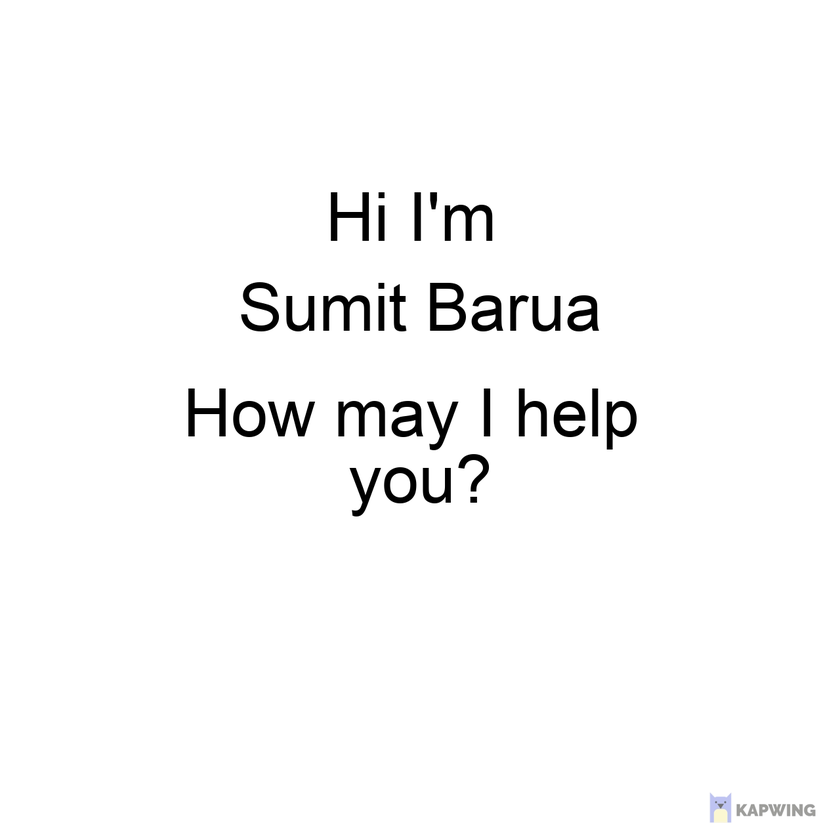
#> input picture testimage_3.png, 840 x 840 px, shrunk from 1280 x 1280 before the run
$ python test.py
#> lines starting #> are read from the running program, lines starting #| are printed output that depends on the picture; after the words box and inside, x2 and y2 are one past the last pixel; in counts of white or black regions, pixels touching at a corner belong together
"""
This program is to see how OCR works by implementing basic
program
Courtesy:   1. https://www.youtube.com/watch?v=ZVKaWPW9oQY
            2. https://www.youtube.com/watch?v=9nUNPrvCFAE&t=660s

"""

# For visualization import opencv
# import cv2
# For OCR processing import easyocr
# import easyocr
# from matplotlib import pyplot as plt
# import numpy as np

# IMAGE_PATH = 'testimage_5.png'

# reader = easyocr.Reader(['en'], gpu=False)
# result = reader.readtext(IMAGE_PATH)

# The result will be visualized as a list

# print (result)

# For testimage.png
# [([[21, 56], [281, 56], [281, 95], [21, 95]], 'Testing Tesseract OCR', 0.9993061633177647)]
# For testimage_2.png
# [([[49, 20], [454, 20], [454, 92], [49, 92]], 'Tesseract Will', 0.901809384557269),
# ([[21, 83], [480, 83], [480, 175], [21, 175]], 'Fail With Noisy', 0.9301844122249241),
# ([[52, 158], [447, 158], [447, 244], [52, 244]], 'Backgrounds', 0.8528807132538547)]

"""
The first 4 things are the coordinates of the text
And, the last one is the confidence level

"""

"""
# For visualizing as image with single line we will use top-left and bottom-right coordinates
top_left = tuple(result[0][0][0])
bottom_right = tuple(result[0][0][2])
text = result[0][1]
font = cv2.FONT_HERSHEY_COMPLEX

img = cv2.imread(IMAGE_PATH)
# For drwaing rectangle around the text
img = cv2.rectangle(img, top_left, bottom_right, (0,255,0), 2)
# For showing the text on top-left corner
img = cv2.putText(img, text, top_left, font, .5, (243,15,15),1, cv2.LINE_AA)
plt.imshow(img)
plt.show()

"""

# [17 lines of commented-out code are left out]

import cv2
import pytesseract

def ocr_core(img):
    text = pytesseract.image_to_string(img)
    return text

img = cv2.imread('testimage_3.png')
#> img is the input picture: shape (840, 840, 3); mean B, G, R 249.1, 249.1, 249.1

def get_grayscale(image):
    return cv2.cvtColor(image, cv2.COLOR_BGR2GRAY)

def remove_noise(image):
    return cv2.medianBlur(image, 5)

def thresholding(image):
    return cv2.threshold(image, 0, 255, cv2.THRESH_BINARY + cv2.THRESH_OTSU)[1]
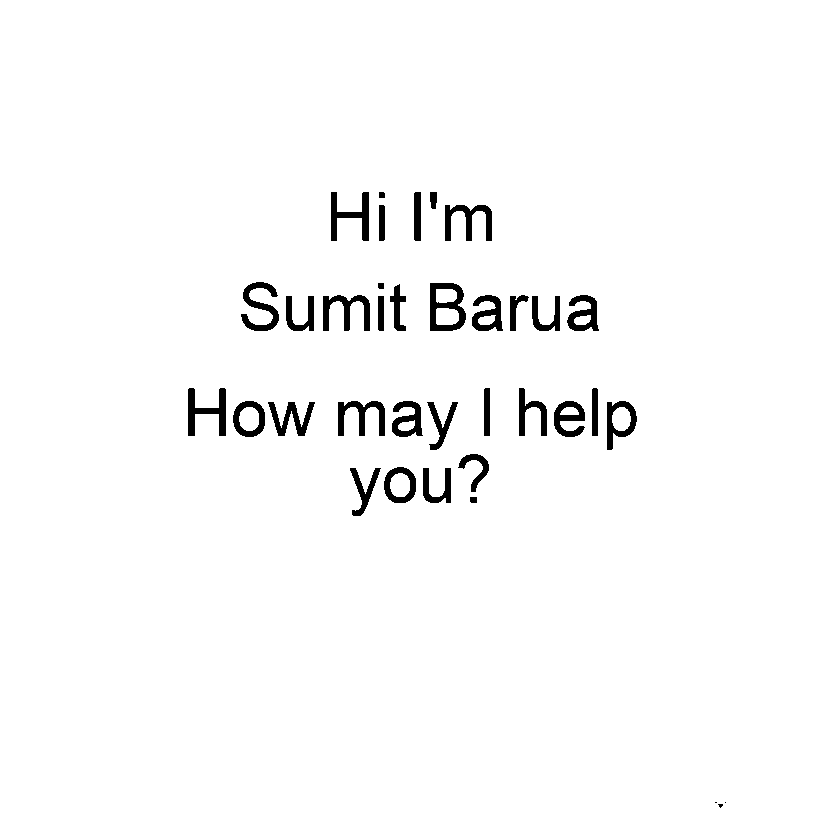
#> returned value: shape (840, 840); 97.7% white; 36 black regions (3 under 20 px), largest, box (x1, y1, x2, y2) and area: (430, 283, 466, 331) 926, (188, 388, 226, 436) 812, (445, 205, 492, 241) 791

img = get_grayscale(img)
img = thresholding(img)
img = remove_noise(img)
#> in remove_noise, `return cv2.medianBlur(image, 5)`:
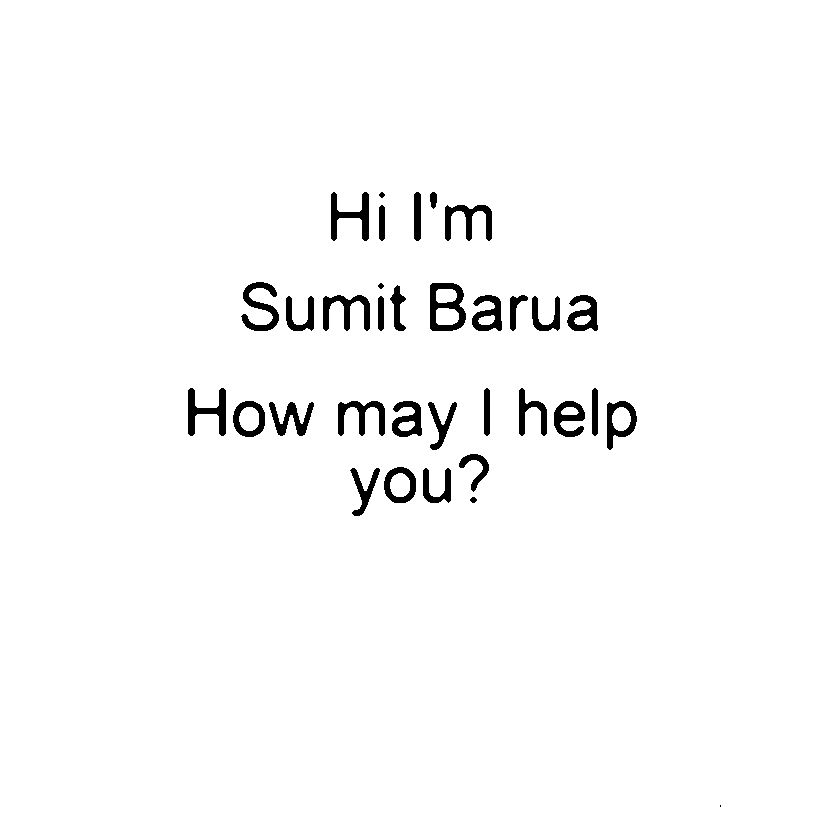
#> returned value: shape (840, 840); 97.7% white; 34 black regions (1 under 20 px), largest, box (x1, y1, x2, y2) and area: (430, 283, 466, 331) 937, (188, 388, 226, 436) 804, (445, 205, 492, 241) 778

print(ocr_core(img))
#> (the call stopped at in ocr_core, `text = pytesseract.image_to_string(img)`: pytesseract is not available in this run)
print(type(ocr_core(img)))
#> (the call stopped at in ocr_core, `text = pytesseract.image_to_string(img)`: pytesseract is not available in this run)

$ run again, with testimage_5.png copied over testimage_3.png
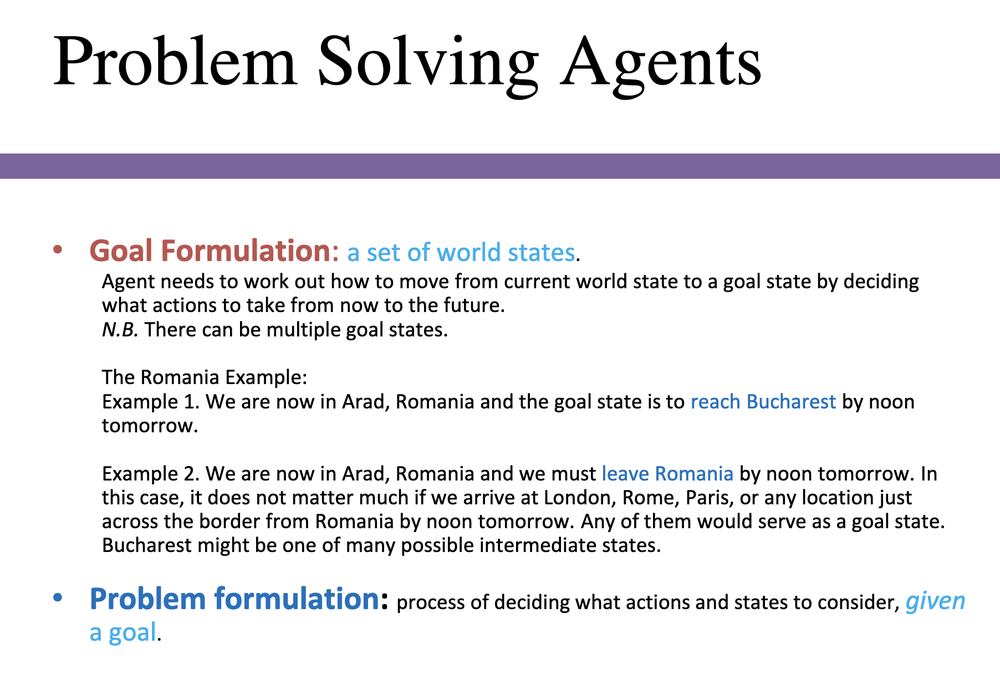
#> input picture testimage_5.png, 1000 x 685 px, shrunk from 1804 x 1236 before the run
#> img is the input picture: shape (685, 1000, 3); mean B, G, R 236.9, 234.2, 234.6
#> in thresholding, `return cv2.threshold(image, 0, 255, cv2.THRESH_BINARY + cv2.THRESH_OTS..`:
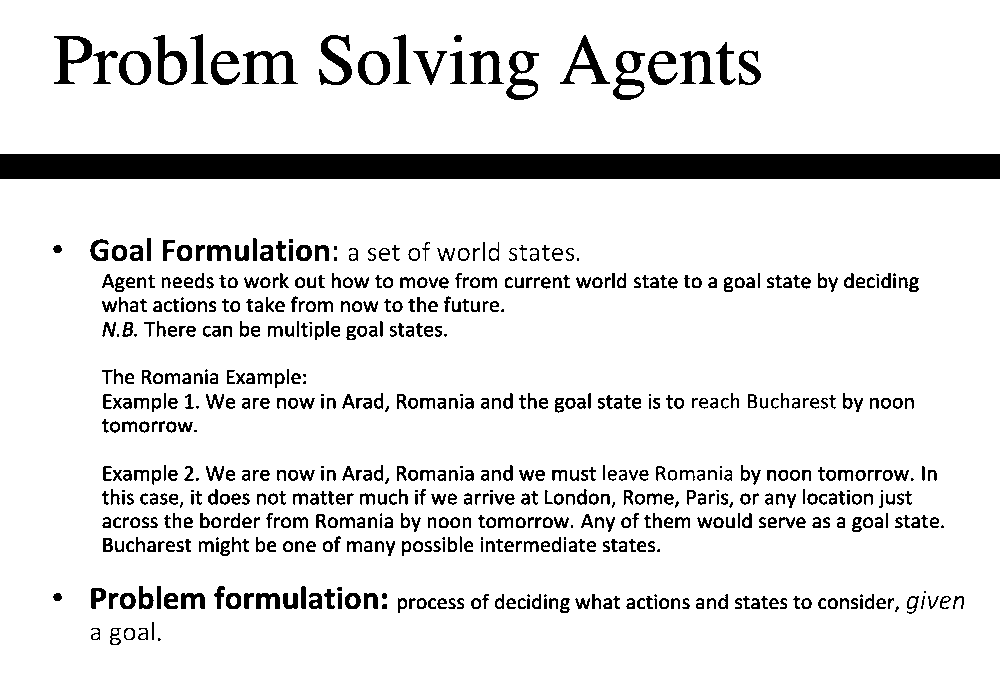
#> returned value: shape (685, 1000); 89.4% white; 674 black regions (54 under 20 px), largest, box (x1, y1, x2, y2) and area: (0, 154, 1000, 179) 25000, (242, 51, 298, 84) 800, (54, 36, 92, 84) 721
#> in remove_noise, `return cv2.medianBlur(image, 5)`:
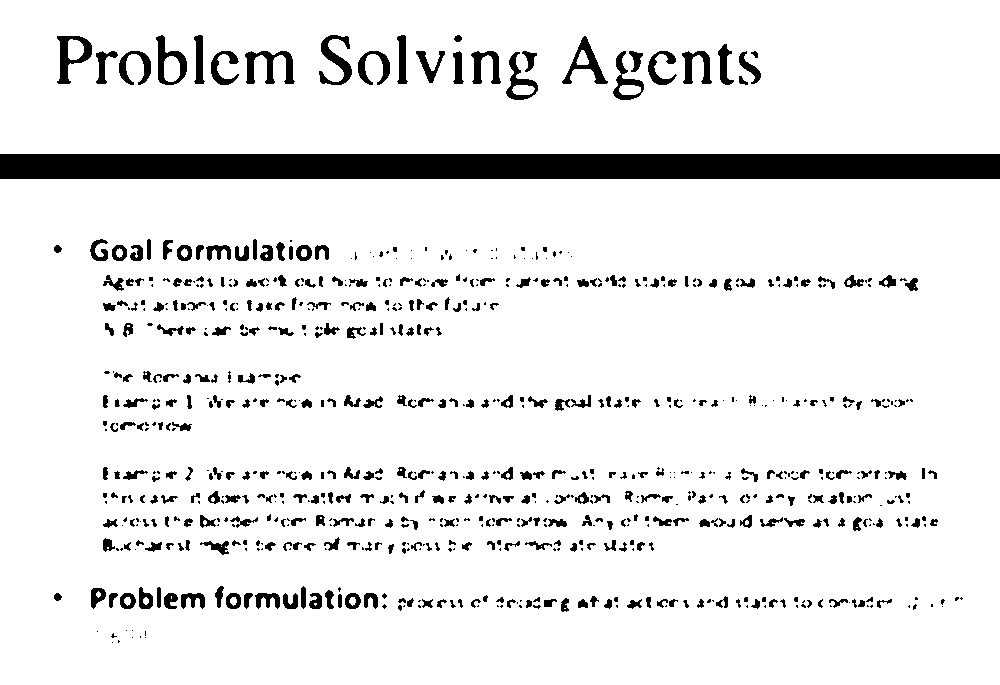
#> returned value: shape (685, 1000); 91.3% white; 798 black regions (375 under 20 px), largest, box (x1, y1, x2, y2) and area: (0, 154, 1000, 179) 25000, (245, 51, 295, 84) 776, (57, 36, 92, 84) 712
